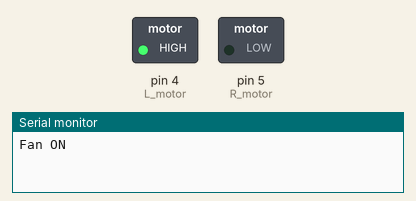
The sketch below on a simulated Arduino Uno, built with avr-gcc and run on an emulated ATmega328P. On the bench: switched loads named in the sketch (green lamp = pin HIGH), the last lines printed to the serial monitor.

Above: at 2.0 s.
At 6.0 s:
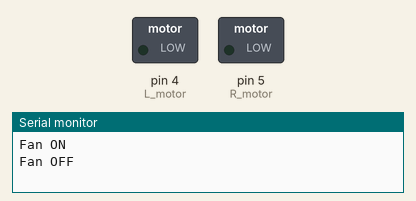
Timing chart, 0 to 10.4 s (numbered marks = the images above):
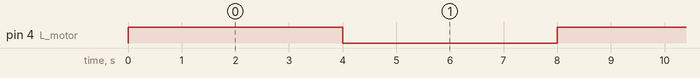

The sketch:

L293D_IC_motor_driver.ino
```cpp
#define L_motor 4
#define R_motor 5

void setup() {
Serial.begin(115200);
pinMode(L_motor,OUTPUT);
pinMode(R_motor,OUTPUT);
}

void loop() {
digitalWrite(L_motor,HIGH);
digitalWrite(R_motor,LOW);
Serial.println("Fan ON");
delay(4000);
digitalWrite(L_motor,LOW);
digitalWrite(R_motor,LOW);
Serial.println("Fan OFF");
delay(4000);
}
```

Measured:
- by itself, pin 4 (L_motor): alternates HIGH for 4.0 s and LOW for 4.0 s
